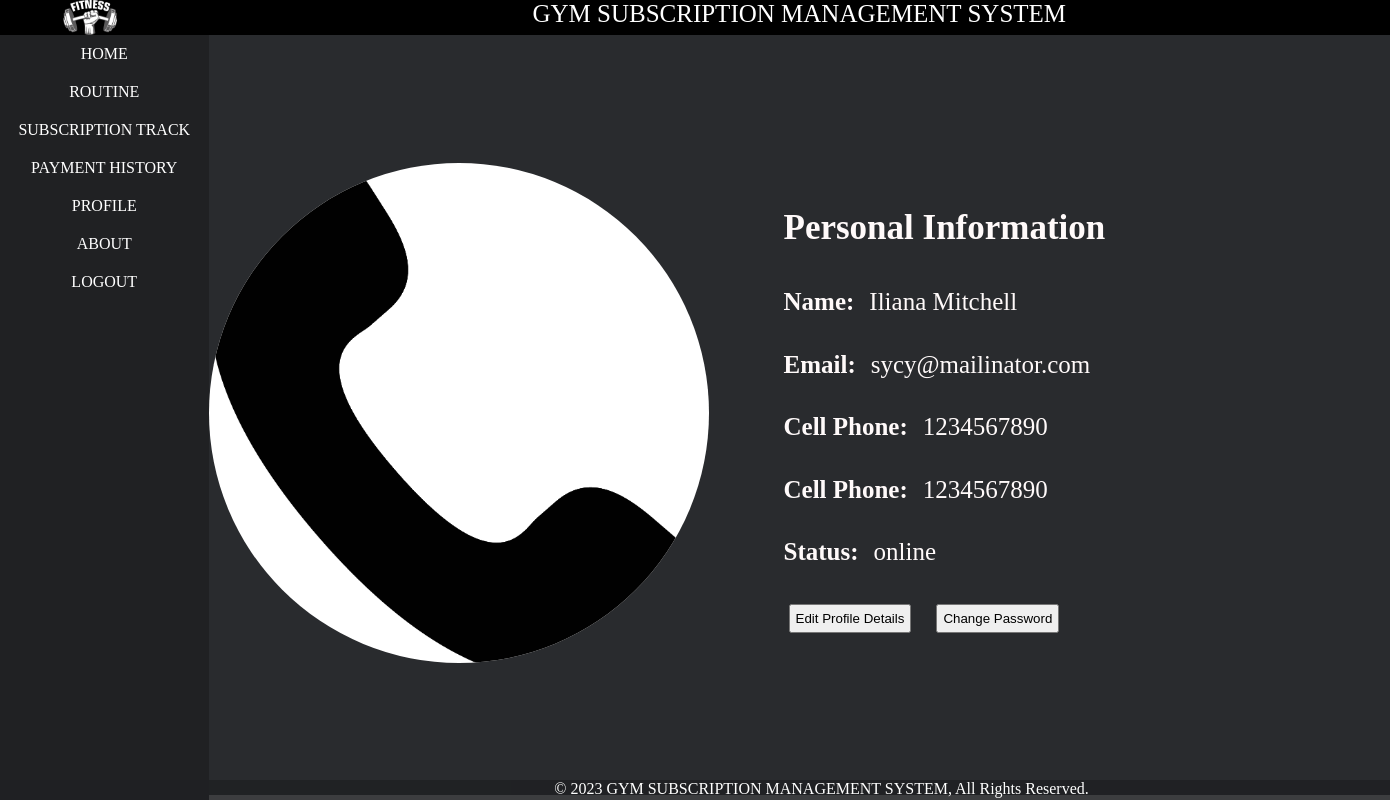
Screenshot of /profile.php (signed in) with the database file from the repository.
### tables this page shows
CREATE TABLE `member` (
  `mid` int(11) NOT NULL,
  `name` varchar(21) NOT NULL,
  `phone` bigint(10) NOT NULL,
  `email` varchar(31) NOT NULL,
  `password` varchar(255) NOT NULL,
  `status` varchar(500) NOT NULL DEFAULT 'offline',
  `date` datetime NOT NULL DEFAULT current_timestamp(),
  `image` varchar(1100) DEFAULT NULL,
  `m_otp` varchar(225) NOT NULL,
  `m_opt_expire_time` datetime NOT NULL
);

### layout_member/member_session.php (called while the page is built, shortened)
<?php
if (!isset($_SESSION['member'])) {
    header("location:login.php");
}else{
    $row = $_SESSION['member'];
    $id = $row['mid'];
}
?>

### profile.php (the view, shortened to what this page needs)
<?php
include('layout_member/header.php');
include('layout_member/left.php');
include('layout_member/member_session.php');
?>
<div id="right">
  <link rel="stylesheet" href="css/member_detail.css">
  <?php
  $conn = new mysqli("localhost", "root", "", "gsms");
  $sql = "SELECT * FROM member where mid='$id' ";
  $r = $conn->query($sql);
  $row = $r->fetch_assoc();
  $mid = $row['mid'];
  $name = $row["name"];
  $phone = $row["phone"];
  $email = $row["email"];
  $image = $row["image"];
  $status = $row["status"];
  echo "
             <div class='container v-center'>
      <div class='profile-card space-between gap-5'>
        <div class='img-field'>
          <img class='profile-img' src='img/$image' alt=' '/>
        </div>
        <div class='info-field v-center'>
          <div>
            <h3 class='info info-title'>Personal Information</h3>
            <div class='data'>
              <h6 class='info'>Name:</h6>
              <p class='info'>$name</p>
            </div>
            <div class='data'>
              <h6 class='info'>Email:</h6>
              <p class='info'>$email</p>
            </div>
            <div class='data'>
              <h6 class='info'>Cell Phone:</h6>
              <p class='info'>$phone</p>
            </div>
            <div class='data'>
              <h6 class='info'>Cell Phone:</h6>
              <p class='info'>$phone</p>
            </div>
            <div class='data'>
              <h6 class='info'>Status:</h6>
              <p class='info'>$status</p>
            </div>
            <div class='data'>
              <h6 class='info'>
              <form action='editprofile.php' method='get'>
              <input type='hidden' name='mid' id='' value='$mid' >
              <input type='submit' name='editdetail' id='editdetail_profile' value='Edit Profile Details'>
                  </form>
                  </h6>
                  <h6 class='info'>
                  <form action='member_change_password.php' method='get'>
                  <input type='hidden' name='mid' id='' value='$mid' >
                  <input type='submit' name='change_pass' id='editdetail_profile' value='Change Password'>
                      </form>
                      </h6>
            </div>
          </div>
        </div>
      </div>
    </div>
";
  ?>
</div>
<?php
include('layout_member/footer.php');
?>

### css/style.css (style rules this page uses)
* { margin: 0px; padding: 0px; }
#right { text-align: justify; color: rgb(255, 250, 250); width: 85%; background-color: #292b2e; float: right; }
input#editdetail_profile { margin: 5px; padding: 5px; }

### css/member_detail.css (style rules this page uses)
* { margin: 0; padding: 0; box-sizing: border-box; }
.gap-5 { gap: 75px; }
.v-center { display: flex; align-items: center; }
.space-between { display: flex; justify-content: space-between; }
.container { width: 1200px; margin: 0 auto; height: 95vh; }
.profile-img { height: 500px; width: 500px; border-radius: 50%; object-fit: cover; background-color: white; aspect-ratio: 1/1; }
.info { line-height: 2.5; font-size: 25px; }
.info-title { position: relative; font-size: 35px; }
.data { display: flex; gap: 15px; }

### rows the page displays
member: image (picture), name "Iliana Mitchell", email "sycy@mailinator.com", phone "1234567890", status "online"
